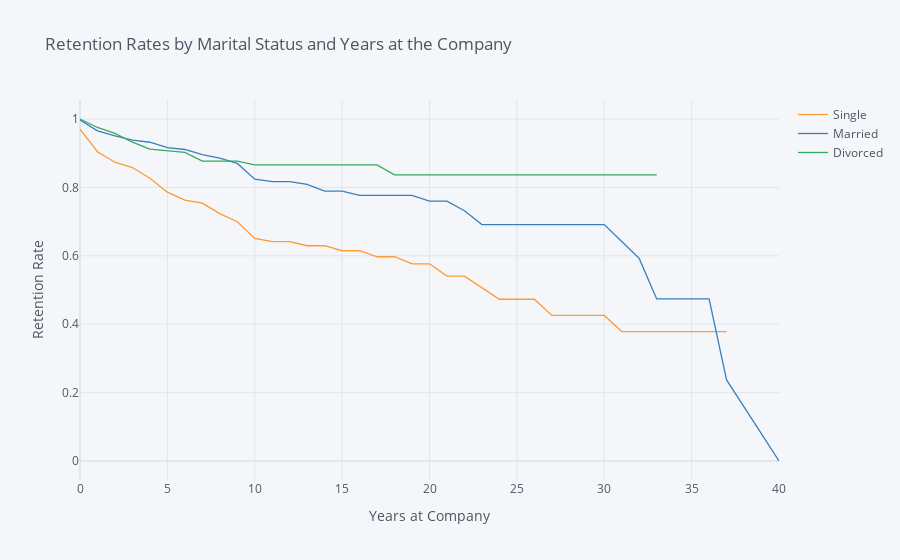

Notebook source saved alongside this figure:
### Markdown cell above
## 4. Let's switch to looking at retention rates from another demographic perspective: marital status. Generate and plot survival curves for the different marital statuses by number of years at the company.

### Code cell
cuatro =  survival(data, 'MaritalStatus', 'YearsAtCompany', 'Attrition')
cuatro.iplot(kind='line', xTitle='Years at Company', yTitle='Retention Rate',
            title='Retention Rates by Marital Status and Years at the Company')

### Figure 1 — Plotly figure (JSON) as saved in the notebook; plotly's stock layout.template omitted (floating-point values rounded to 4 significant figures)
{"data": [{"line": {"color": "rgba(255, 153, 51, 1.0)", "dash": "solid", "shape": "linear", "width": 1.3}, "mode": "lines", "name": "Single", "text": "", "type": "scatter", "x": [0, 1, 2, 3, 4, 5, 6, 7, 8, 9, 10, 11, 12, 13, 14, 15, 16, 17, 18, 19, 20, 21, 22, 23, 24, 25, 26, 27, 29, 30, 31, 32, 33, 34, 36, 37, 40], "y": [0.9702, 0.9044, 0.8736, 0.8581, 0.8268, 0.7861, 0.7628, 0.754, 0.7234, 0.6997, 0.6507, 0.6413, 0.6413, 0.6294, 0.6294, 0.6148, 0.6148, 0.5972, 0.5972, 0.5766, 0.5766, 0.5406, 0.5406, 0.5068, 0.473, 0.473, 0.473, 0.4257, 0.4257, 0.4257, 0.3784, 0.3784, 0.3784, 0.3784, 0.3784, 0.3784, ""]}, {"line": {"color": "rgba(55, 128, 191, 1.0)", "dash": "solid", "shape": "linear", "width": 1.3}, "mode": "lines", "name": "Married", "text": "", "type": "scatter", "x": [0, 1, 2, 3, 4, 5, 6, 7, 8, 9, 10, 11, 12, 13, 14, 15, 16, 17, 18, 19, 20, 21, 22, 23, 24, 25, 26, 27, 29, 30, 31, 32, 33, 34, 36, 37, 40], "y": [0.997, 0.9654, 0.9506, 0.9381, 0.932, 0.9164, 0.9109, 0.8958, 0.8858, 0.8702, 0.8239, 0.817, 0.817, 0.8086, 0.7894, 0.7894, 0.7768, 0.7768, 0.7768, 0.7768, 0.7599, 0.7599, 0.7318, 0.6911, 0.6911, 0.6911, 0.6911, 0.6911, 0.6911, 0.6911, 0.6418, 0.5924, 0.4739, 0.4739, 0.4739, 0.237, 0]}, {"line": {"color": "rgba(50, 171, 96, 1.0)", "dash": "solid", "shape": "linear", "width": 1.3}, "mode": "lines", "name": "Divorced", "text": "", "type": "scatter", "x": [0, 1, 2, 3, 4, 5, 6, 7, 8, 9, 10, 11, 12, 13, 14, 15, 16, 17, 18, 19, 20, 21, 22, 23, 24, 25, 26, 27, 29, 30, 31, 32, 33, 34, 36, 37, 40], "y": [1, 0.9752, 0.9581, 0.9321, 0.9122, 0.9078, 0.9021, 0.8769, 0.8769, 0.8769, 0.8657, 0.8657, 0.8657, 0.8657, 0.8657, 0.8657, 0.8657, 0.8657, 0.8368, 0.8368, 0.8368, 0.8368, 0.8368, 0.8368, 0.8368, 0.8368, 0.8368, 0.8368, 0.8368, 0.8368, 0.8368, 0.8368, 0.8368, "", "", "", ""]}], "layout": {"autosize": true, "legend": {"bgcolor": "#F5F6F9", "font": {"color": "#4D5663"}}, "paper_bgcolor": "#F5F6F9", "plot_bgcolor": "#F5F6F9", "title": {"font": {"color": "#4D5663"}, "text": "Retention Rates by Marital Status and Years at the Company"}, "xaxis": {"autorange": true, "gridcolor": "#E1E5ED", "range": [0, 40], "showgrid": true, "tickfont": {"color": "#4D5663"}, "title": {"font": {"color": "#4D5663"}, "text": "Years at Company"}, "type": "linear", "zerolinecolor": "#E1E5ED"}, "yaxis": {"autorange": true, "gridcolor": "#E1E5ED", "range": [-0.05556, 1.056], "showgrid": true, "tickfont": {"color": "#4D5663"}, "title": {"font": {"color": "#4D5663"}, "text": "Retention Rate"}, "type": "linear", "zerolinecolor": "#E1E5ED"}}}
